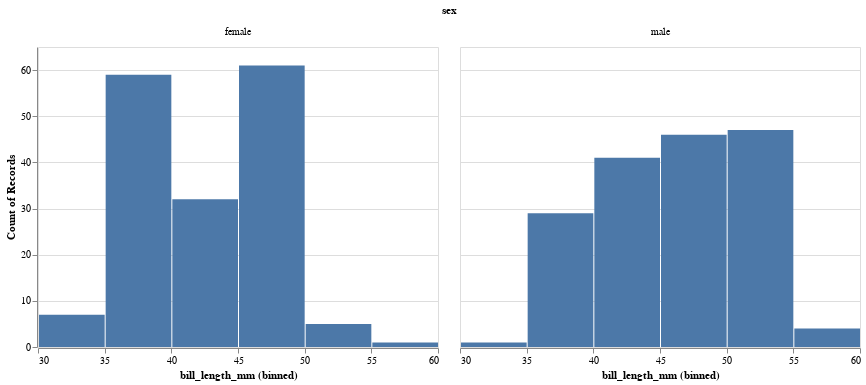

The code cell stored with this chart in its notebook:
### Code cell
alt.Chart(penguins_sex_num[:,(f.bill_length_mm,f.sex)].to_pandas()).mark_bar().encode(alt.X('bill_length_mm',bin=True),y='count()').facet('sex')

### Figure 1 — Vega-Lite specification as saved in the notebook (floating-point values rounded to 4 significant figures; data arrays with more than 128 entries replaced by an {"elided": "..."} marker saying what was removed)
{"config": {"view": {"continuousWidth": 400, "continuousHeight": 300}}, "data": {"name": "data-29012acb213b87d9be8c14c5b0e2cbad"}, "facet": {"type": "nominal", "field": "sex"}, "spec": {"mark": "bar", "encoding": {"x": {"type": "quantitative", "bin": true, "field": "bill_length_mm"}, "y": {"type": "quantitative", "aggregate": "count"}}}, "$schema": "https://vega.github.io/schema/vega-lite/v4.8.1.json", "datasets": {"data-29012acb213b87d9be8c14c5b0e2cbad": {"elided": "333 records"}}}
